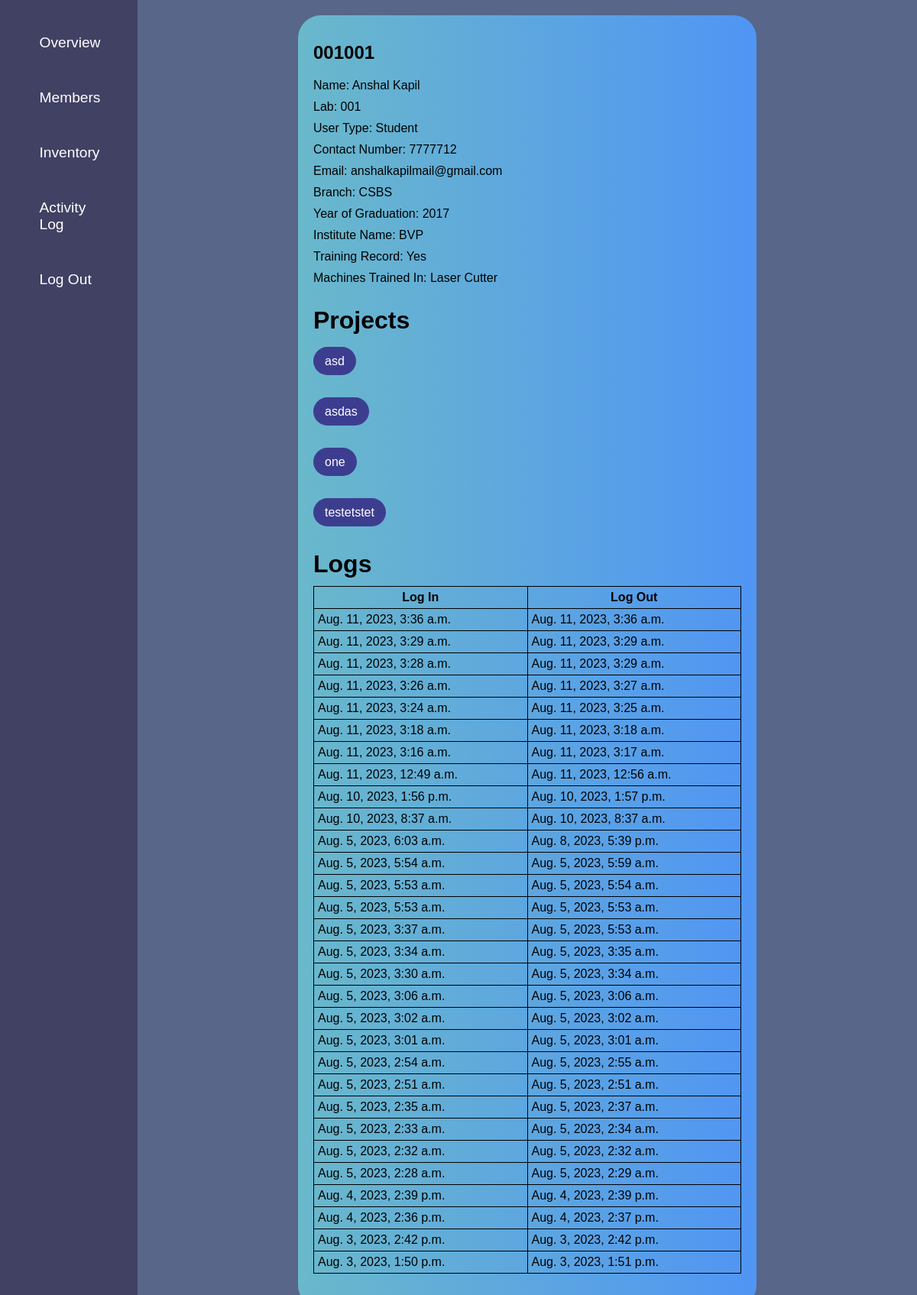
Before: /a_member_detail/25/ (signed in) with the older database file.
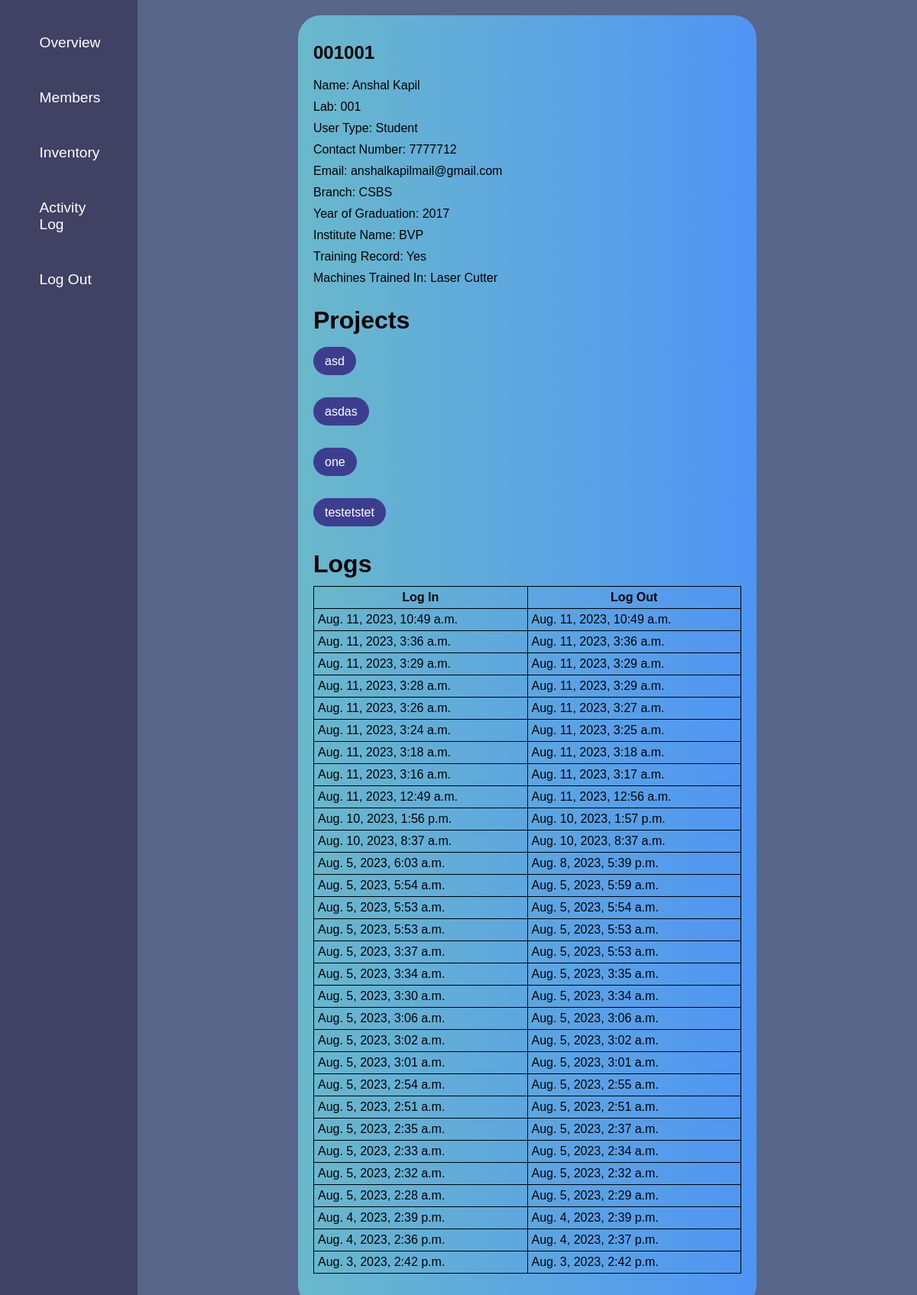
After: the same page with the newer database file.
### equ/models.py (models this page shows, shortened)
class Confirmed_Project(models.Model):
    name = models.CharField(max_length=100)
    description = models.TextField(max_length=400)
    lab = models.ForeignKey('Lab', on_delete=models.CASCADE, related_name='confirmed_projects')
    user = models.ForeignKey(User, on_delete=models.CASCADE)
    start_date = models.DateField(default=timezone.now)
    end_date = models.DateField(default=timezone.now)

class UserActivityLog(models.Model):
    user = models.ForeignKey(User, on_delete=models.CASCADE)
    login_time = models.DateTimeField()
    logout_time = models.DateTimeField(null=True, blank=True)

### equ/views.py (the view)
# urls.py: path('a_member_detail/<int:pk>/', views.a_member_detail, name='a_member_detail'),
@login_required
@admin_required
def a_member_detail(request,pk):
    user = get_object_or_404(User,pk=pk)
    projects = Confirmed_Project.objects.filter(user=user)
    profile = Profile.objects.get(user=user)
    logs = UserActivityLog.objects.filter(user=user).order_by('-login_time')[:30]
    context = {'user': user, 'projects':projects, 'profile':profile,'logs':logs}
    return render(request, 'equ/a_member_detail.html',context)

### equ/models.py (called while the page is built)
    def __str__(self):
        return self.name

### equ/views.py (called while the page is built)
def admin_required(function):
    decorator = user_passes_test(lambda user: user.groups.filter(name='admin').exists())
    return decorator(function)

### equ/templates/equ/a_member_detail.html
{% extends "equ/a_base.html" %}
{% block content %}
<div class="my_projects">
    <div class="mp1">
<h2>{{user.username}}</h2>
<p>Name: {{ profile.first_name }} {{ profile.last_name }}</p>
        <p>Lab: {{ profile.lab }}</p>
        <p>User Type: {{ profile.user_type }}</p>
        <p>Contact Number: {{ profile.contact_number }}</p>
        <p>Email: {{ profile.email }}</p>
        <p>Branch: {{ profile.branch }}</p>
        <p>Year of Graduation: {{ profile.year_of_graduation }}</p>
        <p>Institute Name: {{ profile.institute_name }}</p>
        <p>Training Record: {{ profile.training_record }}</p>
        <p>Machines Trained In: {{ profile.machines_trained_in }}</p>
<br>
<h1>Projects</h1>
{% for project in projects %}
<br>
<h2><a href="{% url 'a_confirmed_project_detail' project.pk %}">{{ project.name }}</a></h2>
{% empty %}
    <li>No projects found.</li>
{% endfor %}
<br>
<h1>Logs</h1>
<table class="logs">
    <tr>
        <th>Log In</th>
        <th>Log Out</th>
    </tr>
{%for log in logs%}
<tr>
    <td>{{log.login_time}}</td>
    <td>{{log.logout_time}}</td>
</tr>
{%endfor%}
</table>
{% endblock content %}

Changed rows visible on the page:
no longer on this page (row unchanged): UserActivityLog: login_time "Aug. 3, 2023, 1:50 p.m.", logout_time "Aug. 3, 2023, 1:51 p.m."
added UserActivityLog: login_time "Aug. 11, 2023, 10:49 a.m.", logout_time "Aug. 11, 2023, 10:49 a.m."
